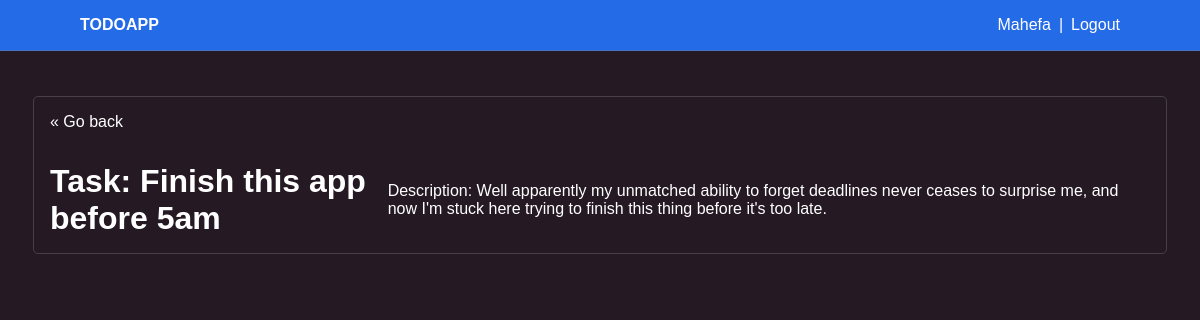
The app's page /task/1/ (signed in) with its own data.
### base/models.py (models this page shows)
class Task(models.Model):
    user = models.ForeignKey(
        User, on_delete=models.CASCADE, null=True, blank=True)
    title = models.CharField(max_length=200)
    description = models.TextField(null=True, blank=True)
    completed = models.BooleanField(default=False)
    created = models.DateTimeField(auto_now_add=True)
    def __str__(self):
        return self.title
    class Meta:
        ordering = ['completed']

### base/views.py (the view)
# urls.py: path('task/<int:pk>/', TaskDetail.as_view(), name='task'),
class TaskDetail(LoginRequiredMixin, DetailView):
    model = Task
    context_object_name = 'task'

### base/templates/base/task_detail.html
{% extends 'base/main.html' %}{% block content %}
<a href="{% url 'tasks' %}">&#171; Go back</a>
<div class="task-wrapper">
  <h1>Task: {{ task }}</h1>
  <p>Description: {{task.description}}</p>
</div>
{% endblock content %}

### base/templates/base/main.html (shortened to what this page needs)
<!DOCTYPE html>
<html lang="en">
  <head>
  </head>
  <body>
    <header class="navbar">
      <div class="logo">TODOAPP</div>
      {% if request.user.is_authenticated %}
      <div class="wrapper">
        <p>{{request.user|title}}</p>
        <span>|</span>
        <a href="{% url 'logout' %}">Logout</a>
      </div>
      {% else %}
      <div class="wrapper">
        <a href="{% url 'login_page' %}">Login</a>
        <span>|</span>
        <a href="{% url 'register_page' %}">Register</a>
      </div>
      {% endif %}
    </header>
    <div class="container">{% block content %}{% endblock content %}</div>
  </body>
</html>

### base/templates/base/main.html (style rules this page uses)
body, html { background-color: #251a24; }
* { padding: 0; margin: 0; color: white; font-family: "Raleway", sans-serif; }
a { text-decoration: none; user-select: none; }
.wrapper { display: flex; gap: 0.5rem; align-items: center; }
:root { --border-color: rgba(128, 128, 128, 0.364); --primary: rgb(36, 107, 231); --left: rgb(255, 0, 64); --right: rgb(128, 15, 176); }
.navbar { display: flex; justify-content: space-between; align-items: center; padding: 1rem 5rem; border-bottom: 1px solid var(--border-color); background-color: var(--primary); position: fixed; top: 0; left: 0; right: 0; }
.navbar * { user-select: none; }
.logo { font-weight: 900; }
.container { border-radius: 5px; display: flex; flex-direction: column; border: 1px solid var(--border-color); gap: 2rem; max-width: 1100px; margin: 6rem auto; padding: 1rem; }
.task-wrapper { display: flex; gap: 1rem; align-items: center; }

### records on screen
Task: title "Finish this app before 5am", description "Well apparently my unmatched ability to forget deadlines never ceases to surprise me, and now I'm stuck here trying to finish this thing before it's too late."

### other values on screen
{{ request.user|title }} "Mahefa"
